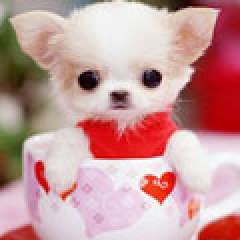
#> input picture testimg/img001.jpg, 120 x 120 px (shown 2 times larger)
$ python demo5505.py
#> lines starting #> are read from the running program, lines starting #| are printed output that depends on the picture
# -*- coding: utf-8 -*-
"""
Created on 2019/05/05
@author: hyc6446

"""
import cv2
import numpy as np
from matplotlib import pyplot as plt
#平移
def warpAffine():
    '''
    :param src :图像源
    :param M : 移动距离矩阵(2x3) 可以说会用numpy np.float32格式构建
    :param dsize: 生成的新图像尺寸 元组格式
    :return: 新图像
    '''
    img = cv2.imread('./testimg/img001.jpg')
#> img is the input picture: shape (120, 120, 3); mean B, G, R 153.3, 153.8, 198.4
    moveSize = np.float32([[1,0,50],[0,1,50]])
    rows,cols = img.shape[:2]
#> rows = 120; cols = 120
    res = cv2.warpAffine(img,moveSize,(rows,cols))
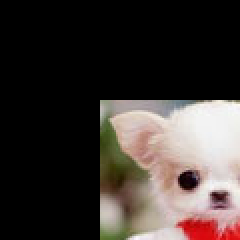
#> res: shape (120, 120, 3) (shown 2 times larger); mean B, G, R 51, 54.4, 62.1

    plt.subplot(121),plt.imshow(img),plt.title('img')
    plt.subplot(122),plt.imshow(res),plt.title('res')
    plt.show()
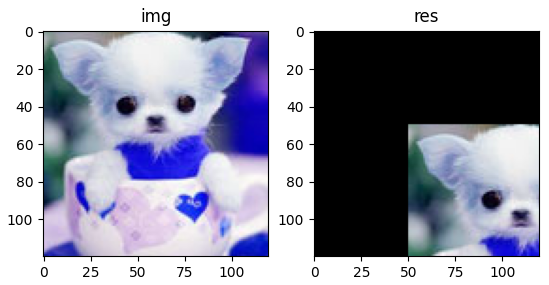
#> figure drawn by matplotlib, 2 panels; B, G, R data is drawn as R, G, B


if __name__ == "__main__":
    warpAffine()

$ run again, with testimg/img003.jpg copied over testimg/img001.jpg
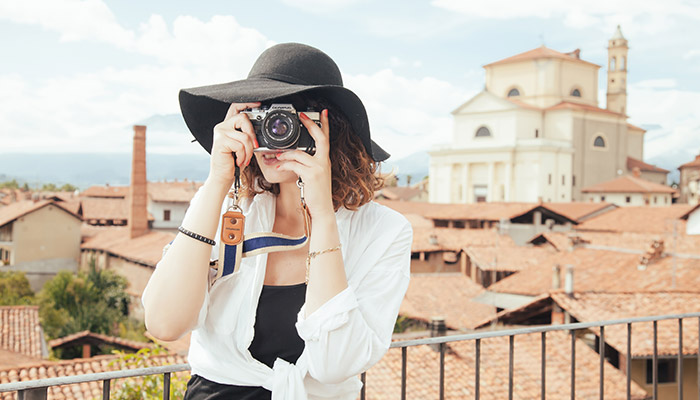
#> input picture testimg/img003.jpg, 700 x 400 px
#> in warpAffine, img is the input picture: shape (400, 700, 3); mean B, G, R 178.4, 192.1, 203.7
#> in warpAffine, `res = cv2.warpAffine(img,moveSize,(rows,cols))`:
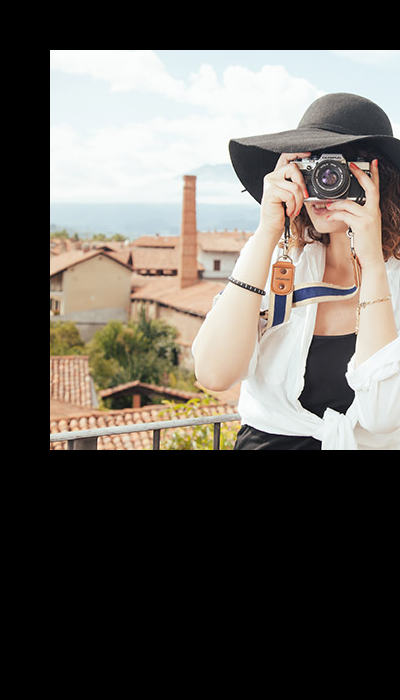
#> res: shape (700, 400, 3); mean B, G, R 86.8, 92.6, 96.9
#> in warpAffine, `plt.show()`:
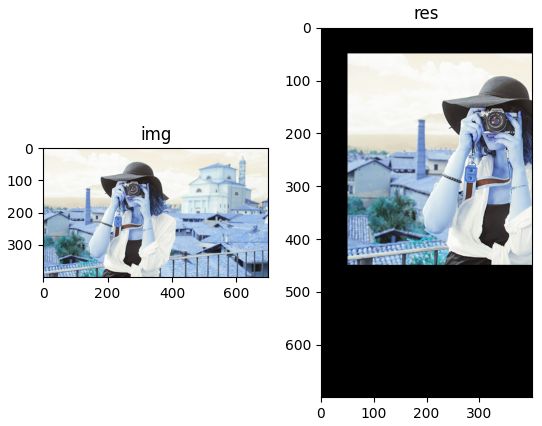
#> figure drawn by matplotlib, 2 panels; B, G, R data is drawn as R, G, B
